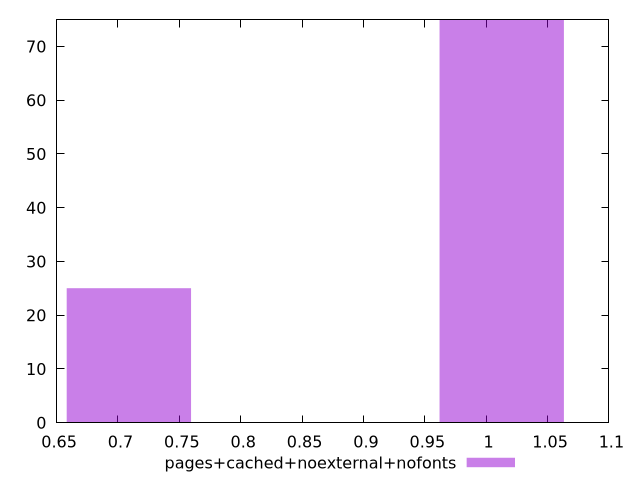

The script that saved this image:
$_pagesCachedNoexternalNofonts <<EOF
1.0126873937523042 75
0.708881175626613 25
EOF
set key outside below
set terminal pngcairo
set output "report_00004_2020-11-02T20-21-41.718Z/render-blocking-resources/pages+cached+noexternal+nofonts//hist.png"
set yrange [0:75]
set boxwidth 0.10126873937523043
set style fill transparent solid 0.5 noborder
plot $_pagesCachedNoexternalNofonts title "pages+cached+noexternal+nofonts" with boxes ,
